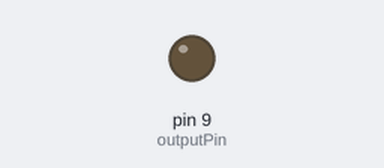
A sketch run on a simulated Arduino Uno, built with avr-gcc and run on an emulated ATmega328P. On the bench: output pins drawn as LEDs (lit = HIGH). What the sketch prints to the serial monitor is not drawn.

Above: at 0.3 s.
Timing chart, 0 to 1.8 s (numbered marks = the images above):
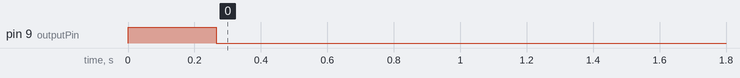

The sketch:

_5_Hz_Duty_Cycle.ino
```cpp
float lowerVoltageBound = 0.7;
float upperVoltageBound = 2.23;
int outputPin = 9;
float period = 200; // period of 200 msecs = 5Hz

void setup() {
  // put your setup code here, to run once:
  Serial.begin(9600);
  pinMode(outputPin, OUTPUT);

}

void loop() {

  int sensorValue = analogRead(A5); // read analog value from incoming Vout signal
  float voltage = sensorValue * (5.0 / 1023.0);   // Convert the analog reading (which goes from 0 - 1023) to a voltage (0 - 5V):
  Serial.println(voltage); // print to serial monitor

  float percent = (voltage - lowerVoltageBound) / 1.36 ; // get approximate percentage of total voltage by subtracting voltage bounds
  Serial.println("Percent: ");
  Serial.print(percent);

    digitalWrite(outputPin, HIGH);
    delay(period * percent); // high duty cycle for percent of voltage. Ex. 80% voltage = 80% HIGH for the total period
    digitalWrite(outputPin, LOW);
    delay(period - (period * percent));// The cycle is set to low for the remainder of the period.
  }
```

Measured:
- by itself, pin 9 (outputPin): LOW → HIGH at 0.00 s, → LOW 0.27 s later
